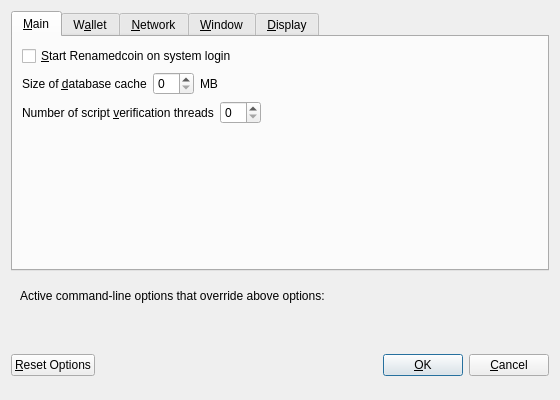
<?xml version="1.0" encoding="UTF-8"?>
<ui version="4.0">
 <class>OptionsDialog</class>
 <widget class="QDialog" name="OptionsDialog">
  <property name="geometry">
   <rect>
    <x>0</x>
    <y>0</y>
    <width>560</width>
    <height>400</height>
   </rect>
  </property>
  <property name="windowTitle">
   <string>Options</string>
  </property>
  <property name="modal">
   <bool>true</bool>
  </property>
  <layout class="QVBoxLayout" name="verticalLayout">
   <item>
    <widget class="QTabWidget" name="tabWidget">
     <property name="currentIndex">
      <number>0</number>
     </property>
     <widget class="QWidget" name="tabMain">
      <attribute name="title">
       <string>&amp;Main</string>
      </attribute>
      <layout class="QVBoxLayout" name="verticalLayout_Main">
       <item>
        <widget class="QCheckBox" name="renamedcoinAtStartup">
         <property name="toolTip">
          <string>Automatically start Renamedcoin after logging in to the system.</string>
         </property>
         <property name="text">
          <string>&amp;Start Renamedcoin on system login</string>
         </property>
        </widget>
       </item>
       <item>
        <layout class="QHBoxLayout" name="horizontalLayout_2_Main">
         <item>
          <widget class="QLabel" name="databaseCacheLabel">
           <property name="text">
            <string>Size of &amp;database cache</string>
           </property>
           <property name="textFormat">
            <enum>Qt::PlainText</enum>
           </property>
           <property name="buddy">
            <cstring>databaseCache</cstring>
           </property>
          </widget>
         </item>
         <item>
          <widget class="QSpinBox" name="databaseCache"/>
         </item>
         <item>
          <widget class="QLabel" name="databaseCacheUnitLabel">
           <property name="text">
            <string>MB</string>
           </property>
           <property name="textFormat">
            <enum>Qt::PlainText</enum>
           </property>
          </widget>
         </item>
         <item>
          <spacer name="horizontalSpacer_2_Main">
           <property name="orientation">
            <enum>Qt::Horizontal</enum>
           </property>
           <property name="sizeHint" stdset="0">
            <size>
             <width>40</width>
             <height>20</height>
            </size>
           </property>
          </spacer>
         </item>
        </layout>
       </item>
       <item>
        <layout class="QHBoxLayout" name="horizontalLayout_3_Main">
         <item>
          <widget class="QLabel" name="threadsScriptVerifLabel">
           <property name="text">
            <string>Number of script &amp;verification threads</string>
           </property>
           <property name="textFormat">
            <enum>Qt::PlainText</enum>
           </property>
           <property name="buddy">
            <cstring>threadsScriptVerif</cstring>
           </property>
          </widget>
         </item>
         <item>
          <widget class="QSpinBox" name="threadsScriptVerif">
           <property name="toolTip">
            <string>(0 = auto, &lt;0 = leave that many cores free)</string>
           </property>
          </widget>
         </item>
         <item>
          <spacer name="horizontalSpacer_3_Main">
           <property name="orientation">
            <enum>Qt::Horizontal</enum>
           </property>
           <property name="sizeHint" stdset="0">
            <size>
             <width>40</width>
             <height>20</height>
            </size>
           </property>
          </spacer>
         </item>
        </layout>
       </item>
       <item>
        <spacer name="verticalSpacer_Main">
         <property name="orientation">
          <enum>Qt::Vertical</enum>
         </property>
         <property name="sizeHint" stdset="0">
          <size>
           <width>20</width>
           <height>40</height>
          </size>
         </property>
        </spacer>
       </item>
      </layout>
     </widget>
     <widget class="QWidget" name="tabWallet">
      <attribute name="title">
       <string>W&amp;allet</string>
      </attribute>
      <layout class="QVBoxLayout" name="verticalLayout_Wallet">
       <item>
        <widget class="QLabel" name="transactionFeeInfoLabel">
         <property name="text">
          <string>Optional transaction fee per kB that helps make sure your transactions are processed quickly. Most transactions are 1 kB.</string>
         </property>
         <property name="textFormat">
          <enum>Qt::PlainText</enum>
         </property>
         <property name="wordWrap">
          <bool>true</bool>
         </property>
        </widget>
       </item>
       <item>
        <layout class="QHBoxLayout" name="horizontalLayout_1_Wallet">
         <item>
          <widget class="QLabel" name="transactionFeeLabel">
           <property name="text">
            <string>Pay transaction &amp;fee</string>
           </property>
           <property name="textFormat">
            <enum>Qt::PlainText</enum>
           </property>
           <property name="buddy">
            <cstring>transactionFee</cstring>
           </property>
          </widget>
         </item>
         <item>
          <widget class="RenamedcoinAmountField" name="transactionFee"/>
         </item>
         <item>
          <spacer name="horizontalSpacer_1_Wallet">
           <property name="orientation">
            <enum>Qt::Horizontal</enum>
           </property>
           <property name="sizeHint" stdset="0">
            <size>
             <width>40</width>
             <height>20</height>
            </size>
           </property>
          </spacer>
         </item>
        </layout>
       </item>
       <item>
        <spacer name="verticalSpacer_Wallet">
         <property name="orientation">
          <enum>Qt::Vertical</enum>
         </property>
         <property name="sizeHint" stdset="0">
          <size>
           <width>20</width>
           <height>40</height>
          </size>
         </property>
        </spacer>
       </item>
       <item>
        <widget class="QGroupBox" name="groupBox">
         <property name="title">
          <string>Expert</string>
         </property>
         <layout class="QVBoxLayout" name="verticalLayout_2">
          <item>
           <widget class="QCheckBox" name="coinControlFeatures">
            <property name="toolTip">
             <string>Whether to show coin control features or not.</string>
            </property>
            <property name="text">
             <string>Enable coin &amp;control features</string>
            </property>
           </widget>
          </item>
          <item>
           <widget class="QCheckBox" name="spendZeroConfChange">
            <property name="toolTip">
             <string>If you disable the spending of unconfirmed change, the change from a transaction cannot be used until that transaction has at least one confirmation. This also affects how your balance is computed.</string>
            </property>
            <property name="text">
             <string>&amp;Spend unconfirmed change</string>
            </property>
           </widget>
          </item>
         </layout>
        </widget>
       </item>
      </layout>
     </widget>
     <widget class="QWidget" name="tabNetwork">
      <attribute name="title">
       <string>&amp;Network</string>
      </attribute>
      <layout class="QVBoxLayout" name="verticalLayout_Network">
       <item>
        <widget class="QCheckBox" name="mapPortUpnp">
         <property name="toolTip">
          <string>Automatically open the Renamedcoin client port on the router. This only works when your router supports UPnP and it is enabled.</string>
         </property>
         <property name="text">
          <string>Map port using &amp;UPnP</string>
         </property>
        </widget>
       </item>
       <item>
        <widget class="QCheckBox" name="connectSocks">
         <property name="toolTip">
          <string>Connect to the Renamedcoin network through a SOCKS proxy.</string>
         </property>
         <property name="text">
          <string>&amp;Connect through SOCKS proxy (default proxy):</string>
         </property>
        </widget>
       </item>
       <item>
        <layout class="QHBoxLayout" name="horizontalLayout_1_Network">
         <item>
          <widget class="QLabel" name="proxyIpLabel">
           <property name="text">
            <string>Proxy &amp;IP:</string>
           </property>
           <property name="textFormat">
            <enum>Qt::PlainText</enum>
           </property>
           <property name="buddy">
            <cstring>proxyIp</cstring>
           </property>
          </widget>
         </item>
         <item>
          <widget class="QValidatedLineEdit" name="proxyIp">
           <property name="minimumSize">
            <size>
             <width>140</width>
             <height>0</height>
            </size>
           </property>
           <property name="maximumSize">
            <size>
             <width>140</width>
             <height>16777215</height>
            </size>
           </property>
           <property name="toolTip">
            <string>IP address of the proxy (e.g. IPv4: 127.0.0.1 / IPv6: ::1)</string>
           </property>
          </widget>
         </item>
         <item>
          <widget class="QLabel" name="proxyPortLabel">
           <property name="text">
            <string>&amp;Port:</string>
           </property>
           <property name="textFormat">
            <enum>Qt::PlainText</enum>
           </property>
           <property name="buddy">
            <cstring>proxyPort</cstring>
           </property>
          </widget>
         </item>
         <item>
          <widget class="QLineEdit" name="proxyPort">
           <property name="minimumSize">
            <size>
             <width>55</width>
             <height>0</height>
            </size>
           </property>
           <property name="maximumSize">
            <size>
             <width>55</width>
             <height>16777215</height>
            </size>
           </property>
           <property name="toolTip">
            <string>Port of the proxy (e.g. 9050)</string>
           </property>
          </widget>
         </item>
         <item>
          <widget class="QLabel" name="socksVersionLabel">
           <property name="text">
            <string>SOCKS &amp;Version:</string>
           </property>
           <property name="textFormat">
            <enum>Qt::PlainText</enum>
           </property>
           <property name="buddy">
            <cstring>socksVersion</cstring>
           </property>
          </widget>
         </item>
         <item>
          <widget class="QValueComboBox" name="socksVersion">
           <property name="toolTip">
            <string>SOCKS version of the proxy (e.g. 5)</string>
           </property>
          </widget>
         </item>
         <item>
          <spacer name="horizontalSpacer_1_Network">
           <property name="orientation">
            <enum>Qt::Horizontal</enum>
           </property>
           <property name="sizeHint" stdset="0">
            <size>
             <width>40</width>
             <height>20</height>
            </size>
           </property>
          </spacer>
         </item>
        </layout>
       </item>
       <item>
        <spacer name="verticalSpacer_Network">
         <property name="orientation">
          <enum>Qt::Vertical</enum>
         </property>
         <property name="sizeHint" stdset="0">
          <size>
           <width>20</width>
           <height>40</height>
          </size>
         </property>
        </spacer>
       </item>
      </layout>
     </widget>
     <widget class="QWidget" name="tabWindow">
      <attribute name="title">
       <string>&amp;Window</string>
      </attribute>
      <layout class="QVBoxLayout" name="verticalLayout_Window">
       <item>
        <widget class="QCheckBox" name="minimizeToTray">
         <property name="toolTip">
          <string>Show only a tray icon after minimizing the window.</string>
         </property>
         <property name="text">
          <string>&amp;Minimize to the tray instead of the taskbar</string>
         </property>
        </widget>
       </item>
       <item>
        <widget class="QCheckBox" name="minimizeOnClose">
         <property name="toolTip">
          <string>Minimize instead of exit the application when the window is closed. When this option is enabled, the application will be closed only after selecting Quit in the menu.</string>
         </property>
         <property name="text">
          <string>M&amp;inimize on close</string>
         </property>
        </widget>
       </item>
       <item>
        <spacer name="verticalSpacer_Window">
         <property name="orientation">
          <enum>Qt::Vertical</enum>
         </property>
         <property name="sizeHint" stdset="0">
          <size>
           <width>20</width>
           <height>40</height>
          </size>
         </property>
        </spacer>
       </item>
      </layout>
     </widget>
     <widget class="QWidget" name="tabDisplay">
      <attribute name="title">
       <string>&amp;Display</string>
      </attribute>
      <layout class="QVBoxLayout" name="verticalLayout_Display">
       <item>
        <layout class="QHBoxLayout" name="horizontalLayout_1_Display">
         <item>
          <widget class="QLabel" name="langLabel">
           <property name="text">
            <string>User Interface &amp;language:</string>
           </property>
           <property name="textFormat">
            <enum>Qt::PlainText</enum>
           </property>
           <property name="buddy">
            <cstring>lang</cstring>
           </property>
          </widget>
         </item>
         <item>
          <widget class="QValueComboBox" name="lang">
           <property name="toolTip">
            <string>The user interface language can be set here. This setting will take effect after restarting Renamedcoin.</string>
           </property>
          </widget>
         </item>
        </layout>
       </item>
       <item>
        <layout class="QHBoxLayout" name="horizontalLayout_2_Display">
         <item>
          <widget class="QLabel" name="unitLabel">
           <property name="text">
            <string>&amp;Unit to show amounts in:</string>
           </property>
           <property name="textFormat">
            <enum>Qt::PlainText</enum>
           </property>
           <property name="buddy">
            <cstring>unit</cstring>
           </property>
          </widget>
         </item>
         <item>
          <widget class="QValueComboBox" name="unit">
           <property name="toolTip">
            <string>Choose the default subdivision unit to show in the interface and when sending coins.</string>
           </property>
          </widget>
         </item>
        </layout>
       </item>
       <item>
        <widget class="QCheckBox" name="displayAddresses">
         <property name="toolTip">
          <string>Whether to show Renamedcoin addresses in the transaction list or not.</string>
         </property>
         <property name="text">
          <string>&amp;Display addresses in transaction list</string>
         </property>
        </widget>
       </item>
       <item>
        <layout class="QHBoxLayout" name="horizontalLayout_3_Display">
         <item>
          <widget class="QLabel" name="thirdPartyTxUrlsLabel">
           <property name="toolTip">
            <string>Third party URLs (e.g. a block explorer) that appear in the transactions tab as context menu items. %s in the URL is replaced by transaction hash. Multiple URLs are separated by vertical bar |.</string>
           </property>
           <property name="text">
            <string>Third party transaction URLs</string>
           </property>
           <property name="buddy">
            <cstring>thirdPartyTxUrls</cstring>
           </property>
          </widget>
         </item>
         <item>
          <widget class="QLineEdit" name="thirdPartyTxUrls">
           <property name="toolTip">
            <string>Third party URLs (e.g. a block explorer) that appear in the transactions tab as context menu items. %s in the URL is replaced by transaction hash. Multiple URLs are separated by vertical bar |.</string>
           </property>
          </widget>
         </item>
        </layout>
       </item>
       <item>
        <spacer name="verticalSpacer_Display">
         <property name="orientation">
          <enum>Qt::Vertical</enum>
         </property>
         <property name="sizeHint" stdset="0">
          <size>
           <width>20</width>
           <height>40</height>
          </size>
         </property>
        </spacer>
       </item>
      </layout>
     </widget>
    </widget>
   </item>
   <item>
    <widget class="QFrame" name="frame">
     <layout class="QVBoxLayout" name="verticalLayout_Bottom">
      <item>
       <layout class="QHBoxLayout" name="horizontalLayout_Bottom">
        <item>
         <widget class="QLabel" name="overriddenByCommandLineInfoLabel">
          <property name="text">
           <string>Active command-line options that override above options:</string>
          </property>
          <property name="textFormat">
           <enum>Qt::PlainText</enum>
          </property>
         </widget>
        </item>
        <item>
         <spacer name="horizontalSpacer_Bottom">
          <property name="orientation">
           <enum>Qt::Horizontal</enum>
          </property>
          <property name="sizeHint" stdset="0">
           <size>
            <width>40</width>
            <height>20</height>
           </size>
          </property>
         </spacer>
        </item>
       </layout>
      </item>
      <item>
       <widget class="QLabel" name="overriddenByCommandLineLabel">
        <property name="text">
         <string/>
        </property>
        <property name="textFormat">
         <enum>Qt::PlainText</enum>
        </property>
        <property name="wordWrap">
         <bool>true</bool>
        </property>
       </widget>
      </item>
     </layout>
    </widget>
   </item>
   <item>
    <layout class="QHBoxLayout" name="horizontalLayout_Buttons">
     <item>
      <widget class="QPushButton" name="resetButton">
       <property name="toolTip">
        <string>Reset all client options to default.</string>
       </property>
       <property name="text">
        <string>&amp;Reset Options</string>
       </property>
       <property name="autoDefault">
        <bool>false</bool>
       </property>
      </widget>
     </item>
     <item>
      <spacer name="horizontalSpacer_1">
       <property name="orientation">
        <enum>Qt::Horizontal</enum>
       </property>
       <property name="sizeHint" stdset="0">
        <size>
         <width>40</width>
         <height>48</height>
        </size>
       </property>
      </spacer>
     </item>
     <item>
      <widget class="QLabel" name="statusLabel">
       <property name="minimumSize">
        <size>
         <width>200</width>
         <height>0</height>
        </size>
       </property>
       <property name="font">
        <font>
         <weight>75</weight>
         <bold>true</bold>
        </font>
       </property>
       <property name="text">
        <string/>
       </property>
       <property name="textFormat">
        <enum>Qt::PlainText</enum>
       </property>
       <property name="wordWrap">
        <bool>true</bool>
       </property>
      </widget>
     </item>
     <item>
      <spacer name="horizontalSpacer_2">
       <property name="orientation">
        <enum>Qt::Horizontal</enum>
       </property>
       <property name="sizeHint" stdset="0">
        <size>
         <width>40</width>
         <height>48</height>
        </size>
       </property>
      </spacer>
     </item>
     <item>
      <widget class="QPushButton" name="okButton">
       <property name="text">
        <string>&amp;OK</string>
       </property>
      </widget>
     </item>
     <item>
      <widget class="QPushButton" name="cancelButton">
       <property name="text">
        <string>&amp;Cancel</string>
       </property>
       <property name="autoDefault">
        <bool>false</bool>
       </property>
      </widget>
     </item>
    </layout>
   </item>
  </layout>
 </widget>
 <customwidgets>
  <customwidget>
   <class>RenamedcoinAmountField</class>
   <extends>QLineEdit</extends>
   <header>renamedcoinamountfield.h</header>
   <container>1</container>
  </customwidget>
  <customwidget>
   <class>QValidatedLineEdit</class>
   <extends>QLineEdit</extends>
   <header>qvalidatedlineedit.h</header>
  </customwidget>
  <customwidget>
   <class>QValueComboBox</class>
   <extends>QComboBox</extends>
   <header>qvaluecombobox.h</header>
  </customwidget>
 </customwidgets>
 <resources/>
 <connections/>
</ui>
